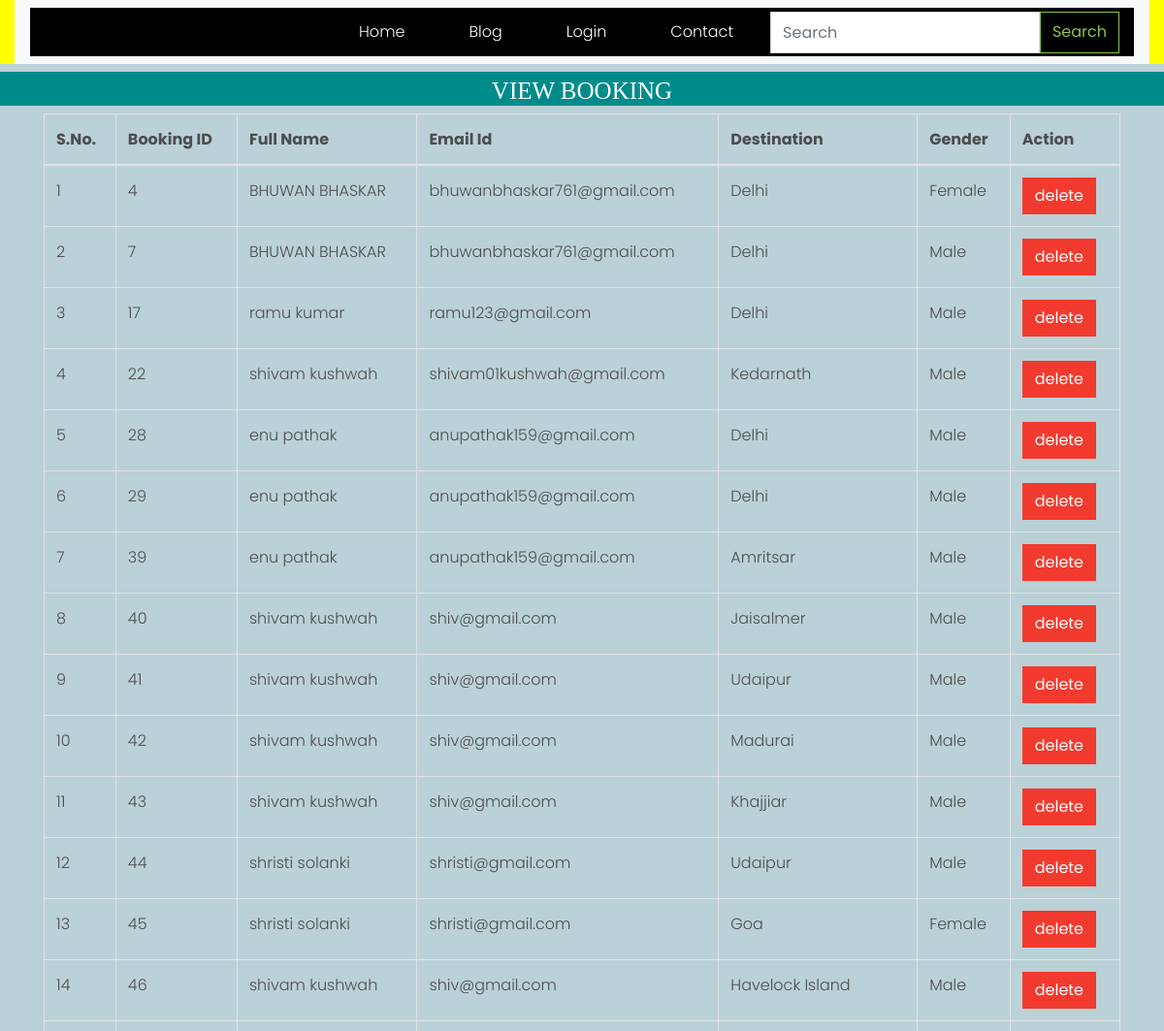
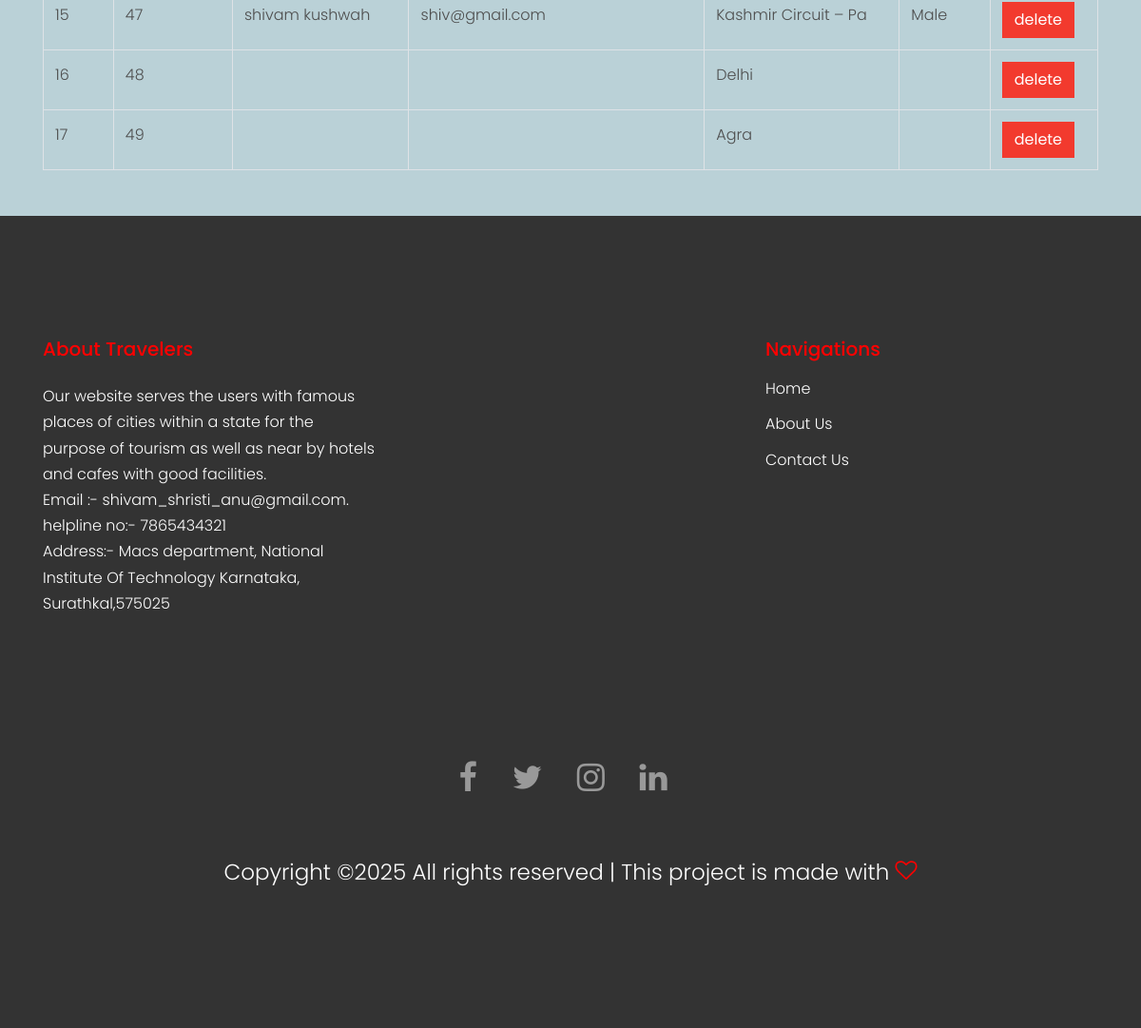
/view_booking/, run on the app's committed database (2 pictures, top to bottom).
### tour/models.py (models this page shows, shortened)
class Booking(models.Model):
    user = models.ForeignKey(User,on_delete=models.CASCADE,null=True)
    destination = models.ForeignKey(Destination,on_delete=models.CASCADE,null=True)
    Fname = models.CharField(max_length=30)
    Lname = models.CharField(max_length=30)
    Email = models.EmailField()
    gender = models.CharField(max_length=20,null=True)
    date = models.CharField(max_length=30,null=True)
    address = models.CharField(max_length=30,null=True)
    number = models.CharField(max_length=30,null=True)
    price = models.CharField(max_length=30,null=True)
    used_facility=models.CharField(max_length=30,null=True)

class Destination(models.Model):
    user = models.ForeignKey(User,on_delete=models.CASCADE,null=True)
    place = models.CharField(max_length=20)
    country = models.CharField(max_length=20)
    image = models.ImageField(null=True)
    image1 = models.ImageField(null=True)
    image2 = models.ImageField(null=True)
    image3 = models.ImageField(null=True)
    price_by_bus = models.CharField(max_length=20,null=True)
    food_price = models.CharField(max_length=20, null=True)
    number_of_person = models.CharField(max_length=20, null=True)
    days = models.CharField(max_length=20, null=True)
    nights = models.CharField(max_length=20, null=True)
    description=models.CharField(max_length=200,null=True)
    def __str__(self):
        return self.place

### tour/views.py (the view)
# urls.py: path('view_booking/',views.view_booking,name='view_booking'),
def view_booking(request):
    c=Booking.objects.all()
    d={'c':c}
    return render(request,'view_booking.html',d)

### tour/templates/view_booking.html (shortened to what this page needs)
{% extends 'base.html' %}
{% load static %}
{% block body %}
<center>
      <h1 style="font-size:25px; background-color:darkcyan;height:35px;color:white;padding:5px;margin-top:5px;font-family : 'Monotype Corsiva" align="center"> VIEW BOOKING </h1>
</center>
<div class="container">
    <table class="table table-bordered" id="myTable">
  <thead>
  <tr>
  <th>S.No.</th>
    <th>Booking ID</th>
    <th>Full Name</th>
    <th>Email Id</th>
    <th>Destination</th>
    <th>Gender</th>
    <th>Action</th>
  </tr>
  </thead>
   <tbody>
    {% for i in c %}
  <tr>
<td>{{forloop.counter}}</td>
    <td>{{i.id}}</td>
    <td>{{i.Fname}} {{i.Lname}}</td>
      <td>{{i.Email}}</td>
      <td>{{i.destination}}</td>
      <td>{{i.gender}}</td>
    <td><a href="{% url 'admin_delete_booking' i.id %}" onclick="return confirm('Are you sure?')"><button class="btn btn-danger">delete</button></a></td>
  </tr>
    {% endfor %}
    </tbody>
</table>
</div>
{% endblock %}

### tour/static/css/style.css (style rules this page uses)
body { line-height: 1.7; color: #4d4d4d; font-weight: 300; font-size: 1rem; }
a { -webkit-transition: .3s all ease; -o-transition: .3s all ease; transition: .3s all ease; }
h1, h2, h3, h4, h5, .h1, .h2, .h3, .h4, .h5 { font-family: "Poppins", -apple-system, BlinkMacSystemFont, "Segoe UI", Roboto, "Helvetica Neue", Arial, sans-serif, "Apple Color Emoji", "Segoe UI Emoji", "Segoe UI Symbol", "Noto Color Emoji"; }
.btn { border-radius: 0; }

### tour/templates/base.html (style rules this page uses)
body { background-color:#bad1d7; }

### data on the page
Booking: id "4", Fname "BHUWAN", Lname "BHASKAR", Email "bhuwanbhaskar761@gmail.com", destination "Delhi", gender "Female"
Booking: id "7", Fname "BHUWAN", Lname "BHASKAR", Email "bhuwanbhaskar761@gmail.com", destination "Delhi", gender "Male"
Booking: id "17", Fname "ramu", Lname "kumar", Email "ramu123@gmail.com", destination "Delhi", gender "Male"
Booking: id "22", Fname "shivam", Lname "kushwah", Email "shivam01kushwah@gmail.com", destination "Kedarnath", gender "Male"
Booking: id "28", Fname "enu", Lname "pathak", Email "anupathak159@gmail.com", destination "Delhi", gender "Male"
Booking: id "29", Fname "enu", Lname "pathak", Email "anupathak159@gmail.com", destination "Delhi", gender "Male"
Booking: id "39", Fname "enu", Lname "pathak", Email "anupathak159@gmail.com", destination "Amritsar", gender "Male"
Booking: id "40", Fname "shivam", Lname "kushwah", Email "shiv@gmail.com", destination "Jaisalmer", gender "Male"
Booking: id "41", Fname "shivam", Lname "kushwah", Email "shiv@gmail.com", destination "Udaipur", gender "Male"
Booking: id "42", Fname "shivam", Lname "kushwah", Email "shiv@gmail.com", destination "Madurai", gender "Male"
Booking: id "43", Fname "shivam", Lname "kushwah", Email "shiv@gmail.com", destination "Khajjiar", gender "Male"
Booking: id "44", Fname "shristi", Lname "solanki", Email "shristi@gmail.com", destination "Udaipur", gender "Male"
Booking: id "45", Fname "shristi", Lname "solanki", Email "shristi@gmail.com", destination "Goa", gender "Female"
Booking: id "46", Fname "shivam", Lname "kushwah", Email "shiv@gmail.com", destination "Havelock Island", gender "Male"
Booking: id "47", Fname "shivam", Lname "kushwah", Email "shiv@gmail.com", destination "Kashmir Circuit – Pa", gender "Male"
Booking: id "48", destination "Delhi"
Booking: id "49", destination "Agra"
